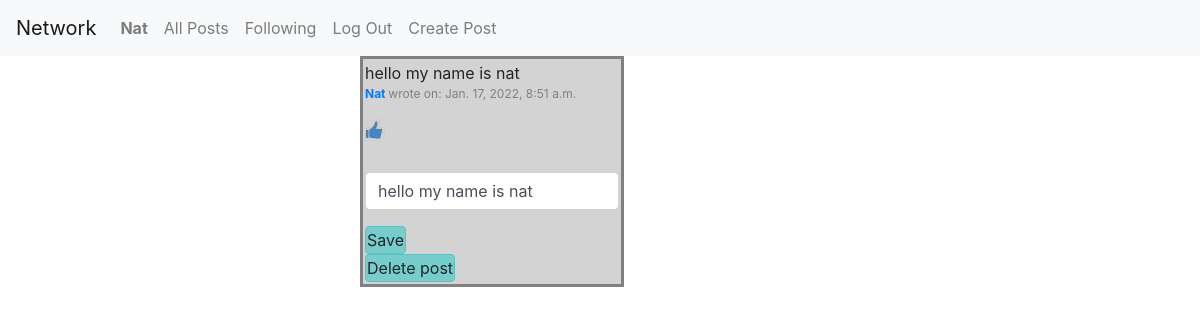
The page /edit/post/23 (signed in) on the database its author committed.
### network/models.py (models this page shows, shortened)
class User(AbstractUser):
    email=models.EmailField(max_length=254)
    date_joined = models.DateTimeField(default=timezone.now)
    following = models.ManyToManyField("User", blank="TRUE", related_name="followers")
    def __str__(self):
        return f"{self.username}"

class Mypost(models.Model):
    description=models.CharField(max_length=300)
    created_date=models.DateTimeField(default=now, editable=False)
    owner=models.ForeignKey(User, on_delete=models.CASCADE, null="TRUE", blank="TRUE")
    likes = models.ManyToManyField(User, blank="TRUE", related_name="likers")
    objects = MypostManager()

### network/views.py (the view)
# urls.py: path("edit/post/<int:post_id>", views.edit_post, name="edit_post"),
def edit_post(request, post_id):
    post_to_load = Mypost.objects.get(pk=post_id)
    if request.user == post_to_load.owner:
        if request.method =="POST" and "edit_post" in request.POST:
            edit_txt = request.POST["edit_txt"]
            post_to_load.description=edit_txt
            post_to_load.save()
            return HttpResponseRedirect(reverse("index"))
        if request.method == "POST" and "del_post" in request.POST:
            post_to_load.delete()
            return HttpResponseRedirect(reverse("index"))
        else:
            return render(request, "network/edit_post.html",{"post_to_load":post_to_load})
    else:
        return render(request, "network/errors/invalid.html")

### network/templates/network/edit_post.html (shortened to what this page needs)
{% extends "network/layout.html" %}
{% load static %}
{% block body %}
{% ifnotequal request.user post.owner %}
<div class="post">{{post_to_load.description}}
   <p style= "color:grey; font-size:12px;"> <strong><a href="{% url 'profile' post_to_load.owner_id %}" >
      {{ post_to_load.owner}} </strong></a> wrote on: {{ post_to_load.created_date}} </p>
    <p id="likes" style= "color:grey; font-size:12px;mix-blend-mode: multiply;"><img src="{% static  'network/images/like1.jpg' %}" alt="like image"> <strong>{{post.likes.all.count}}</strong>
<form action="{% url 'edit_post' post_to_load.pk %}" method="post">
        <div class="form-group">
            <input class="form-control" autofocus style="margin-top:30px" type="text" name="edit_txt"  value="{{post_to_load.description}}">
        </div>
    <input class="btn btn-primary" name="edit_post" type="submit" value="Save">
</form>
<form action="{% url 'edit_post' post_to_load.pk %}" method="post">
     <input class="btn btn-primary" name="del_post" type="submit" value="Delete post" >
 </form>
{% else %}
    <p> <strong>You can't edit what's not yours</strong></p>
{% endifnotequal %}
{% endblock %}

### network/templates/network/layout.html (shortened to what this page needs)
{% load static %}
<!DOCTYPE html>
<html lang="en">
    <head>
        <link rel="stylesheet" href="https://stackpath.bootstrapcdn.com/bootstrap/4.4.1/css/bootstrap.min.css">
        <link href="{% static 'network/styles.css' %}" rel="stylesheet">
    </head>
    <body>
        <nav class="navbar navbar-expand-lg navbar-light bg-light sticky-top">
            <a class="navbar-brand" href="{% url 'index' %}">Network</a>
            <div>
              <ul class="navbar-nav mr-auto">
                {% if user.is_authenticated %}
                    <li class="nav-item">
                        <a class="nav-link" href="{% url 'profile' user.id %}" ><strong>{{ user.username }}</strong></a>
                    </li>
                {% endif %}
                <li class="nav-item">
                  <a class="nav-link" href="{% url 'index' %}">All Posts</a>
                </li>
                {% if user.is_authenticated %}
                    <li class="nav-item">
                        <a class="nav-link" href="/following">Following</a>
                    </li>
                    <li class="nav-item">
                        <a class="nav-link" href="{% url 'logout' %}">Log Out</a>
                    </li>
                  <li class="nav-item">
                        <a class="nav-link" href="{% url 'create_post' %}">Create Post</a>
                    </li>
                {% endif %}
              </ul>
            </div>
          </nav>
        <div class="body">
            {% block body %}
            {% endblock %}
        </div>
    </body>
</html>

### network/static/network/styles.css (style rules this page uses)
.post { border: 3px solid grey; background-color: lightgrey; font-size: 16px; min-height: 100px; width: 22%; padding: 2px; margin-bottom:20px; position: relative; left: 30%; }
.btn-primary, .btn-primary:hover, .btn-primary:active, .btn-primary:visited, .btn-primary:focus { color: #212529; background-color: #7cc; border-color: #5bc2c2; min-height: 5px; min-width: 2%; padding: 1px; position: relative; }

### rows shown on the page
User: username "Nat"
Mypost: description "hello my name is nat", owner "Nat", created_date "Jan. 17, 2022, 8:51 a.m.", edit_txt "hello my name is nat"
